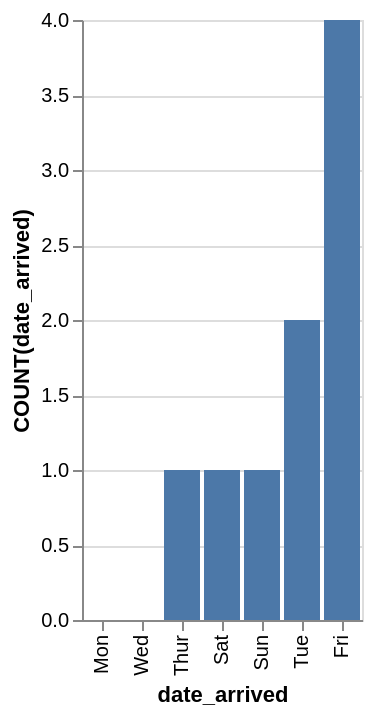

This figure's Vega-Lite source:
### Vega-Lite specification from a JSON file in a GitHub repository (floating-point values rounded to 4 significant figures)
{"data": {"values": [{"x_data": "Mon", "y_data": 0}, {"x_data": "Tue", "y_data": 2}, {"x_data": "Wed", "y_data": 0}, {"x_data": "Thur", "y_data": 1}, {"x_data": "Fri", "y_data": 4}, {"x_data": "Sat", "y_data": 1}, {"x_data": "Sun", "y_data": 1}]}, "mark": "bar", "encoding": {"x": {"field": "x_data", "type": "nominal", "title": "date_arrived", "sort": {"op": "sum", "field": "y_data", "order": "ascending"}}, "y": {"field": "y_data", "type": "quantitative", "title": "COUNT(date_arrived)"}}}
